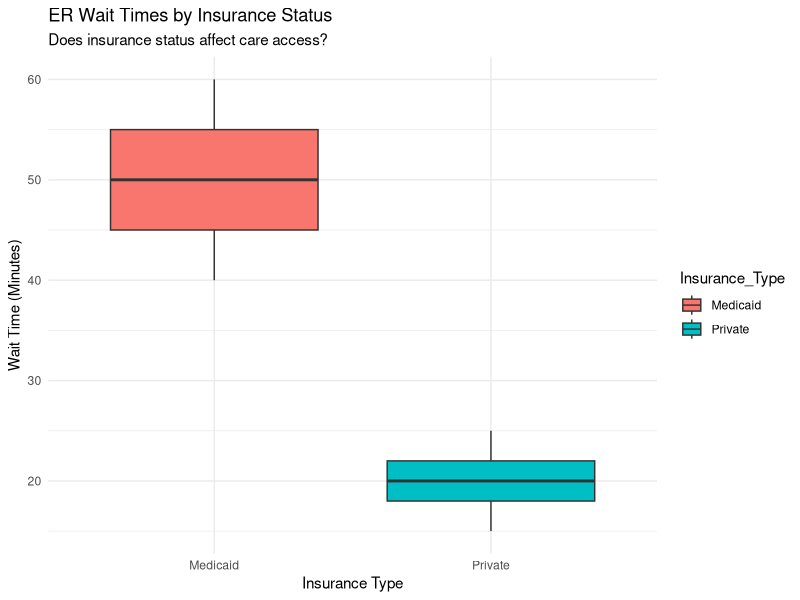

Reproduce this figure in R. (Note: this script raises an error after producing the figure.)
## ---- chunk 1
knitr::opts_chunk$set(echo = TRUE)
## ---- chunk 2
# This package helps us clean and graph data easily
library(tidyverse)
## ---- chunk 3
# We are creating a "Data Frame" (think of this as an Excel sheet)
er_data <- data.frame(
  Patient_ID = 1:10,
  Insurance_Type = c("Private", "Private", "Private", "Private", "Private",
                     "Medicaid", "Medicaid", "Medicaid", "Medicaid", "Medicaid"),
  Wait_Time_Minutes = c(15, 20, 18, 25, 22, 
                        45, 60, 50, 55, 40)
)

# Let's "print" the data to the screen to verify it looks right
print(er_data)
## ---- chunk 4
er_data %>% 
  # Step 1: Split the data into piles based on Insurance
  group_by(Insurance_Type) %>% 
  
  # Step 2: Calculate the average wait time for each pile
  summarize(
    Average_Wait = mean(Wait_Time_Minutes),
    Total_Patients = n()
  )
## ---- chunk 5
ggplot(data = er_data, aes(x = Insurance_Type, y = Wait_Time_Minutes, fill = Insurance_Type)) +
  geom_boxplot() +
  labs(
    title = "ER Wait Times by Insurance Status",
    subtitle = "Does insurance status affect care access?",
    y = "Wait Time (Minutes)",
    x = "Insurance Type"
  ) +
  theme_minimal()
## ---- chunk 6
# # top part is double commented out because this "chunk" is usually the first part of the document (where we have similar import statements). I have put it here just to show you that sometimes this gets long! I like to "add" to my reservoir of packages, but general practice is to remove packages you don't need :) 
# # knitr::opts_chunk$set(
# # 	echo = TRUE,
# # 	message = FALSE,
# # 	warning = FALSE
# # )
# library(MASS)
# library(glmnet)
# library(geepack)
# library(naniar)
# library(AICcmodavg)
# library(xgboost)
# library(tableone)
# library(rpart)
# library(rms)
# library(Hmisc)
# library(janitor)
# library(transplantr)
# library(tibble)
# library(GGally)
# library(foreign)
# library(readr)
# library(dplyr)
# library(randomForest)
# library(missForest)
# library(survival)
# library(ranger)
# library(ggplot2)
# library(dplyr)
# library(ggfortify)
# library(tidyr)
# library(foreach)
# library(doParallel)
# library(bigstatsr)
# library(Rfast)
# library(casebase)
# library(visreg)
# library(splines)
# library(ggplot2)
# library(survival)
# library(survminer)
# library(gtsummary)
# library(finalfit)
# library(readxl)
# library(ggsurvfit)
# library(kableExtra)
# library(imbalance)
# library(patchwork)
# library(vip)
# library(rsample)   
# library(caret)     
# library(h2o)       
# library(doParallel)
# library(foreach) 
# library(pdp)
# library(pROC)
# library(rpart)       
# library(ipred)  
# # h2o set-up 
# h2o.no_progress()  # turn off h2o progress bars
# h2o.init()         # launch h2o
# cl <- makeCluster(16) # machine learning only, helpful to include if you have a beefy computer or multicore
# registerDoParallel()
## ---- chunk 7
liver<- liver2017 %>% filter(age >=18, luanmvgp>=10)%>% select(age, t2dm, gender, race, lbxglu, waist, bmi, bpxsar, bpxdar, mi, chf, tia, high_bp, luxcapm, e_gfr_averaged, cad,lbxsal, lbxscr, lbdhdl, lbxtr, lbdldl, lbxtc, lbxsca, lbxstb, lbxsbu, lbxsnasi, lbxsksi, lbxsc3si, lbxsclsi, lbxsapsi, lbxsatsi, lbxsassi) %>% na.omit() %>% mutate( lbxsal= as.numeric(lbxsal), lbxscr= as.numeric(lbxscr),lbdhdl= as.numeric(lbdhdl),lbxtr= as.numeric(lbxtr),lbdldl= as.numeric(lbdldl),lbxtc= as.numeric(lbxtc),lbxsca= as.numeric(lbxsca),lbxstb= as.numeric(lbxstb),lbxsbu= as.numeric(lbxsbu),lbxsnasi= as.numeric(lbxsnasi),lbxsksi= as.numeric(lbxsksi),lbxsc3si= as.numeric(lbxsc3si),lbxsclsi= as.numeric(lbxsclsi),lbxsapsi= as.numeric(lbxsapsi),lbxsatsi= as.numeric(lbxsatsi),lbxsassi= as.numeric(lbxsassi)) %>% mutate(lbxglulog = log(lbxglu))%>% mutate(egfrlog = log(e_gfr_averaged))%>% mutate(lbxsallog = log(lbxsal))%>% mutate(lbxscrlog = log(lbxscr))%>% mutate(lbdhdllog = log(lbdhdl))%>% mutate(lbxtrlog = log(lbxtr))%>% mutate(lbxtclog = log(lbxtc))%>% mutate(lbxscalog = log(lbxsca))%>% mutate(lbxtclog = log(lbxtc))%>% mutate(lbxstblog = log(lbxstb))%>% mutate(lbxsbulog = log(lbxsbu))%>% mutate(lbxsnasilog = log(lbxsnasi))%>% mutate(lbxsksilog = log(lbxsksi))%>% mutate(lbxsc3silog = log(lbxsc3si))%>% mutate(lbxsclsilog = log(lbxsclsi))%>% mutate(lbxsapsilog = log(lbxsapsi))%>% mutate(lbxsatsilog = log(lbxsatsi))%>% mutate(lbxsassilog = log(lbxsassi)) %>% mutate(gender = (as.factor(gender)))%>% mutate(race = (as.factor(race))) %>% rowwise() %>% filter_if(~is.numeric(.), all_vars(!is.infinite(.)))

split <- initial_split(liver, prop = 0.8)
train  <- training(split) # this "section" is to create a logistic model on a small subset of the data to "train" a stepped-down model to fit the data
test   <- testing(split)
full.model <- glm(luxcapm ~., data = train)
summary(full.model)
predicted <- predict(full.model, test, type="response")
predicted[is.infinite(predicted)] <- 400
cor(test$luxcapm, predicted)
plot(test$luxcapm, predicted)

step.model <- full.model %>% stepAIC(trace = FALSE)
summary(step.model)
predicted <- predict(step.model, test, type="response") # this is to "test" the model on the data the model didn't "train on"
cor(test$luxcapm, predicted)
plot(test$luxcapm, predicted)
